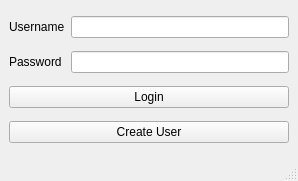
<?xml version="1.0" encoding="UTF-8"?>
<ui version="4.0">
 <class>MainWindow</class>
 <widget class="QMainWindow" name="MainWindow">
  <property name="geometry">
   <rect>
    <x>0</x>
    <y>0</y>
    <width>298</width>
    <height>181</height>
   </rect>
  </property>
  <property name="windowTitle">
   <string>Login</string>
  </property>
  <widget class="QWidget" name="centralwidget">
   <layout class="QGridLayout" name="gridLayout">
    <item row="1" column="0">
     <widget class="QLabel" name="label_2">
      <property name="text">
       <string>Password</string>
      </property>
     </widget>
    </item>
    <item row="0" column="1">
     <widget class="QLineEdit" name="usernameInput"/>
    </item>
    <item row="2" column="0" colspan="2">
     <widget class="QPushButton" name="loginButton">
      <property name="text">
       <string>Login</string>
      </property>
     </widget>
    </item>
    <item row="1" column="1">
     <widget class="QLineEdit" name="passwordInput">
      <property name="echoMode">
       <enum>QLineEdit::EchoMode::Password</enum>
      </property>
     </widget>
    </item>
    <item row="0" column="0">
     <widget class="QLabel" name="label">
      <property name="text">
       <string>Username</string>
      </property>
     </widget>
    </item>
    <item row="3" column="0" colspan="2">
     <widget class="QPushButton" name="createUserButton">
      <property name="text">
       <string>Create User</string>
      </property>
     </widget>
    </item>
   </layout>
  </widget>
  <widget class="QStatusBar" name="statusbar"/>
 </widget>
 <resources/>
 <connections/>
</ui>
